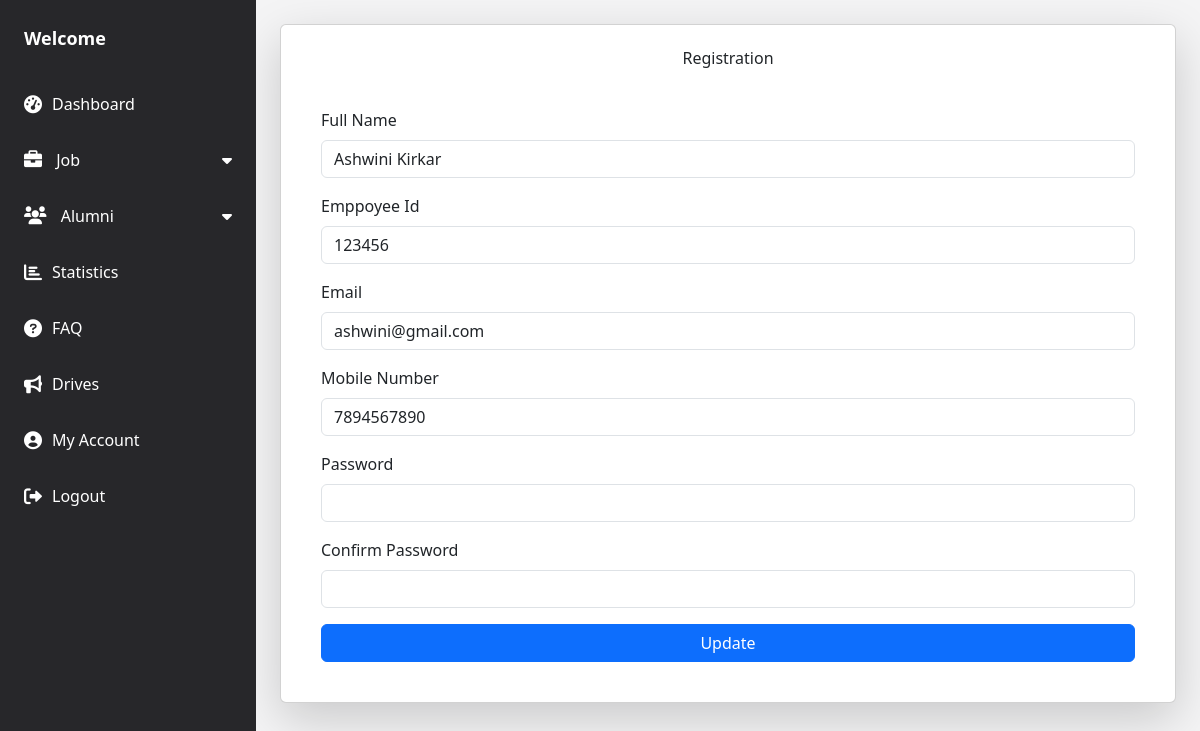
Screenshot of /tpo/tpo_account/ (signed in) with the database file from the repository.
### tpo/models.py (models this page shows, shortened)
class Tpo(models.Model):
    id = models.AutoField(primary_key=True)
    full_name = models.CharField(max_length=100)
    employee_id = models.CharField(max_length=100, unique=True)  # Unique employee ID
    email = models.CharField(max_length=100)
    mobile_number = models.CharField(max_length=100)
    password = models.CharField(max_length=255)  # It is recommended to hash passwords
    is_approved = models.BooleanField(default=False)  # Admin approval status

### tpo/views.py (the view, shortened to what this page needs)
# urls.py: path('tpo_account/', views.tpo_update_profile, name='tpo_account'),
def tpo_update_profile(request):
    tpo = Tpo.objects.get(id=request.session.get('tpo_id'))  # assuming session holds vendor_id
    context = {
        'full_name': tpo.full_name,
        'employee_id': tpo.employee_id,
        'email': tpo.email,
        'mobile_number': tpo.mobile_number,
    }
    return render(request, 'tpo_account.html', context)

### tpo/templates/tpo_account.html (shortened to what this page needs)
{% extends 'base1.html' %}
{% block content %}
<div class="login-section">
    <div class="card shadow-lg p-4">
       <h3 class="text-center mb-4">Registration</h3>
       <div class="card-body">
           <form method="POST" action="{% url 'tpo_registration' %}">
               <div class="mb-3">
                   <label class="form-label">Full Name</label>
                   <input type="text" class="form-control" name="full_name" value="{{ full_name|default:'' }}" required>
               </div>
               <div class="mb-3">
                   <label class="form-label">Emppoyee Id</label>
                   <input type="text" class="form-control" name="employee_id" value="{{  employee_id|default:'' }}" required>
               </div>
               <div class="mb-3">
                   <label class="form-label">Email</label>
                   <input type="email" class="form-control" name="email" placeholder="Enter Email" value="{{ email|default:'' }}" required>
               </div>
               <div class="mb-3">
                   <label class="form-label">Mobile Number</label>
                   <input type="tel" class="form-control" name="mobile" value="{{ mobile_number|default:'' }}" required>
               </div>
               <div class="mb-3">
                   <label class="form-label">Password</label>
                   <input type="password" class="form-control" name="password" required>
               </div>
               <div class="mb-3">
                   <label class="form-label">Confirm Password</label>
                   <input type="password" class="form-control" name="confirm_password" required>
               </div>
               <div class="d-grid gap-2">
               <button type="submit" class="btn btn-primary">Update</button>
           </div>
           </form>
       </div>
   </div>
</div>
{% endblock %}

### rows the page displays
Tpo: full_name "Ashwini Kirkar", employee_id "123456", email "ashwini@gmail.com", mobile "7894567890"
